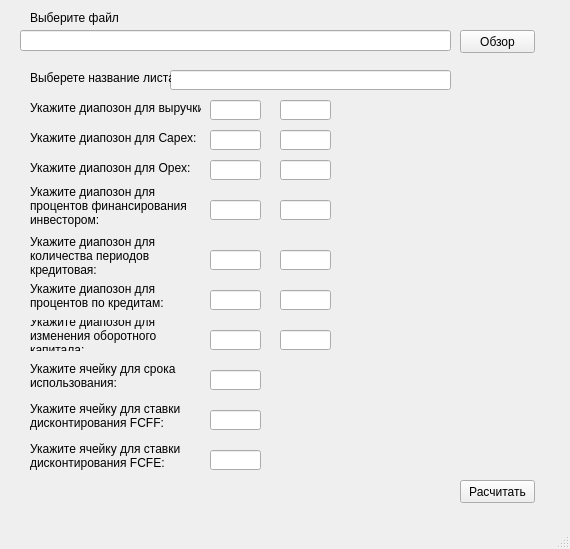
<?xml version="1.0" encoding="UTF-8"?>
<ui version="4.0">
 <class>MainWindow</class>
 <widget class="QMainWindow" name="MainWindow">
  <property name="geometry">
   <rect>
    <x>0</x>
    <y>0</y>
    <width>570</width>
    <height>549</height>
   </rect>
  </property>
  <property name="windowTitle">
   <string>MainWindow</string>
  </property>
  <widget class="QWidget" name="centralwidget">
   <widget class="QPushButton" name="pushButton">
    <property name="geometry">
     <rect>
      <x>460</x>
      <y>30</y>
      <width>75</width>
      <height>23</height>
     </rect>
    </property>
    <property name="text">
     <string>Обзор</string>
    </property>
   </widget>
   <widget class="QLineEdit" name="lineEdit">
    <property name="geometry">
     <rect>
      <x>20</x>
      <y>30</y>
      <width>431</width>
      <height>21</height>
     </rect>
    </property>
   </widget>
   <widget class="QLabel" name="label">
    <property name="geometry">
     <rect>
      <x>30</x>
      <y>10</y>
      <width>211</width>
      <height>16</height>
     </rect>
    </property>
    <property name="text">
     <string>Выберите файл</string>
    </property>
   </widget>
   <widget class="QLineEdit" name="lineEdit_2">
    <property name="geometry">
     <rect>
      <x>170</x>
      <y>70</y>
      <width>281</width>
      <height>20</height>
     </rect>
    </property>
   </widget>
   <widget class="QLabel" name="label_2">
    <property name="geometry">
     <rect>
      <x>30</x>
      <y>70</y>
      <width>141</width>
      <height>16</height>
     </rect>
    </property>
    <property name="text">
     <string>Выберете название листа:</string>
    </property>
   </widget>
   <widget class="QLineEdit" name="lineEdit_3">
    <property name="geometry">
     <rect>
      <x>210</x>
      <y>100</y>
      <width>51</width>
      <height>20</height>
     </rect>
    </property>
   </widget>
   <widget class="QLabel" name="label_3">
    <property name="geometry">
     <rect>
      <x>30</x>
      <y>100</y>
      <width>171</width>
      <height>16</height>
     </rect>
    </property>
    <property name="text">
     <string>Укажите диапозон для выручки:</string>
    </property>
   </widget>
   <widget class="QLineEdit" name="lineEdit_4">
    <property name="geometry">
     <rect>
      <x>280</x>
      <y>100</y>
      <width>51</width>
      <height>20</height>
     </rect>
    </property>
   </widget>
   <widget class="QLabel" name="label_4">
    <property name="geometry">
     <rect>
      <x>30</x>
      <y>130</y>
      <width>171</width>
      <height>16</height>
     </rect>
    </property>
    <property name="text">
     <string>Укажите диапозон для Capex:</string>
    </property>
   </widget>
   <widget class="QLineEdit" name="lineEdit_5">
    <property name="geometry">
     <rect>
      <x>210</x>
      <y>130</y>
      <width>51</width>
      <height>20</height>
     </rect>
    </property>
   </widget>
   <widget class="QLineEdit" name="lineEdit_6">
    <property name="geometry">
     <rect>
      <x>280</x>
      <y>130</y>
      <width>51</width>
      <height>20</height>
     </rect>
    </property>
   </widget>
   <widget class="QLineEdit" name="lineEdit_7">
    <property name="geometry">
     <rect>
      <x>210</x>
      <y>160</y>
      <width>51</width>
      <height>20</height>
     </rect>
    </property>
   </widget>
   <widget class="QLabel" name="label_5">
    <property name="geometry">
     <rect>
      <x>30</x>
      <y>160</y>
      <width>171</width>
      <height>16</height>
     </rect>
    </property>
    <property name="text">
     <string>Укажите диапозон для Opex:</string>
    </property>
   </widget>
   <widget class="QLineEdit" name="lineEdit_8">
    <property name="geometry">
     <rect>
      <x>280</x>
      <y>160</y>
      <width>51</width>
      <height>20</height>
     </rect>
    </property>
   </widget>
   <widget class="QLabel" name="label_6">
    <property name="geometry">
     <rect>
      <x>30</x>
      <y>180</y>
      <width>171</width>
      <height>51</height>
     </rect>
    </property>
    <property name="text">
     <string>Укажите диапозон для процентов финансирования инвестором:</string>
    </property>
    <property name="textFormat">
     <enum>Qt::AutoText</enum>
    </property>
    <property name="wordWrap">
     <bool>true</bool>
    </property>
   </widget>
   <widget class="QLineEdit" name="lineEdit_10">
    <property name="geometry">
     <rect>
      <x>280</x>
      <y>200</y>
      <width>51</width>
      <height>20</height>
     </rect>
    </property>
   </widget>
   <widget class="QLineEdit" name="lineEdit_9">
    <property name="geometry">
     <rect>
      <x>210</x>
      <y>200</y>
      <width>51</width>
      <height>20</height>
     </rect>
    </property>
   </widget>
   <widget class="QLineEdit" name="lineEdit_11">
    <property name="geometry">
     <rect>
      <x>210</x>
      <y>250</y>
      <width>51</width>
      <height>20</height>
     </rect>
    </property>
   </widget>
   <widget class="QLabel" name="label_7">
    <property name="geometry">
     <rect>
      <x>30</x>
      <y>230</y>
      <width>171</width>
      <height>51</height>
     </rect>
    </property>
    <property name="text">
     <string>Укажите диапозон для количества периодов кредитовая:</string>
    </property>
    <property name="textFormat">
     <enum>Qt::AutoText</enum>
    </property>
    <property name="wordWrap">
     <bool>true</bool>
    </property>
   </widget>
   <widget class="QLineEdit" name="lineEdit_12">
    <property name="geometry">
     <rect>
      <x>280</x>
      <y>250</y>
      <width>51</width>
      <height>20</height>
     </rect>
    </property>
   </widget>
   <widget class="QLineEdit" name="lineEdit_13">
    <property name="geometry">
     <rect>
      <x>210</x>
      <y>290</y>
      <width>51</width>
      <height>20</height>
     </rect>
    </property>
   </widget>
   <widget class="QLabel" name="label_8">
    <property name="geometry">
     <rect>
      <x>30</x>
      <y>280</y>
      <width>171</width>
      <height>31</height>
     </rect>
    </property>
    <property name="text">
     <string>Укажите диапозон для процентов по кредитам:</string>
    </property>
    <property name="textFormat">
     <enum>Qt::AutoText</enum>
    </property>
    <property name="wordWrap">
     <bool>true</bool>
    </property>
   </widget>
   <widget class="QLineEdit" name="lineEdit_14">
    <property name="geometry">
     <rect>
      <x>280</x>
      <y>290</y>
      <width>51</width>
      <height>20</height>
     </rect>
    </property>
   </widget>
   <widget class="QLineEdit" name="lineEdit_15">
    <property name="geometry">
     <rect>
      <x>210</x>
      <y>330</y>
      <width>51</width>
      <height>20</height>
     </rect>
    </property>
   </widget>
   <widget class="QLineEdit" name="lineEdit_16">
    <property name="geometry">
     <rect>
      <x>280</x>
      <y>330</y>
      <width>51</width>
      <height>20</height>
     </rect>
    </property>
   </widget>
   <widget class="QLabel" name="label_9">
    <property name="geometry">
     <rect>
      <x>30</x>
      <y>320</y>
      <width>171</width>
      <height>31</height>
     </rect>
    </property>
    <property name="text">
     <string>Укажите диапозон для изменения оборотного капитала:</string>
    </property>
    <property name="textFormat">
     <enum>Qt::AutoText</enum>
    </property>
    <property name="wordWrap">
     <bool>true</bool>
    </property>
   </widget>
   <widget class="QLineEdit" name="lineEdit_17">
    <property name="geometry">
     <rect>
      <x>210</x>
      <y>370</y>
      <width>51</width>
      <height>20</height>
     </rect>
    </property>
   </widget>
   <widget class="QLabel" name="label_10">
    <property name="geometry">
     <rect>
      <x>30</x>
      <y>360</y>
      <width>171</width>
      <height>31</height>
     </rect>
    </property>
    <property name="text">
     <string>Укажите ячейку для срока использования:</string>
    </property>
    <property name="textFormat">
     <enum>Qt::AutoText</enum>
    </property>
    <property name="wordWrap">
     <bool>true</bool>
    </property>
   </widget>
   <widget class="QLabel" name="label_11">
    <property name="geometry">
     <rect>
      <x>30</x>
      <y>400</y>
      <width>171</width>
      <height>31</height>
     </rect>
    </property>
    <property name="text">
     <string>Укажите ячейку для ставки дисконтирования FCFF:</string>
    </property>
    <property name="textFormat">
     <enum>Qt::AutoText</enum>
    </property>
    <property name="wordWrap">
     <bool>true</bool>
    </property>
   </widget>
   <widget class="QLineEdit" name="lineEdit_18">
    <property name="geometry">
     <rect>
      <x>210</x>
      <y>410</y>
      <width>51</width>
      <height>20</height>
     </rect>
    </property>
   </widget>
   <widget class="QLabel" name="label_12">
    <property name="geometry">
     <rect>
      <x>30</x>
      <y>440</y>
      <width>171</width>
      <height>31</height>
     </rect>
    </property>
    <property name="text">
     <string>Укажите ячейку для ставки дисконтирования FCFE:</string>
    </property>
    <property name="textFormat">
     <enum>Qt::AutoText</enum>
    </property>
    <property name="wordWrap">
     <bool>true</bool>
    </property>
   </widget>
   <widget class="QLineEdit" name="lineEdit_19">
    <property name="geometry">
     <rect>
      <x>210</x>
      <y>450</y>
      <width>51</width>
      <height>20</height>
     </rect>
    </property>
   </widget>
   <widget class="QPushButton" name="pushButton_2">
    <property name="geometry">
     <rect>
      <x>460</x>
      <y>480</y>
      <width>75</width>
      <height>23</height>
     </rect>
    </property>
    <property name="text">
     <string>Расчитать</string>
    </property>
   </widget>
  </widget>
  <widget class="QMenuBar" name="menubar">
   <property name="geometry">
    <rect>
     <x>0</x>
     <y>0</y>
     <width>570</width>
     <height>21</height>
    </rect>
   </property>
  </widget>
  <widget class="QStatusBar" name="statusbar"/>
 </widget>
 <resources/>
 <connections/>
</ui>
